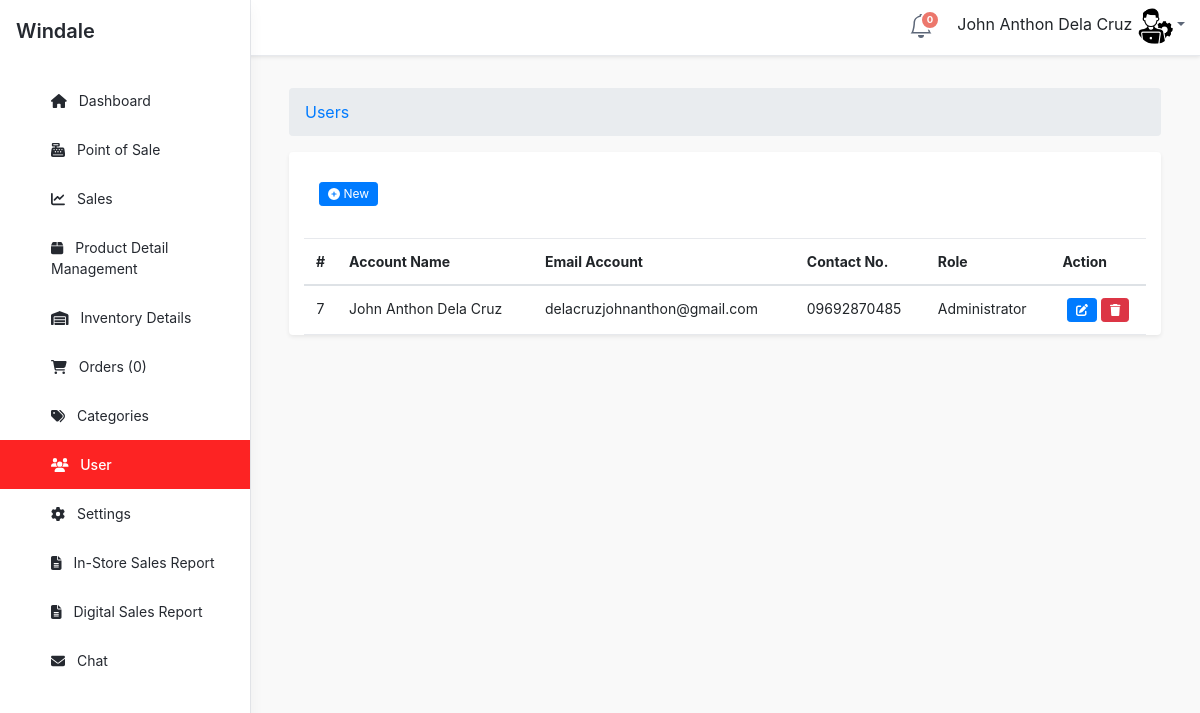
/admin/user/index.php (signed in), run on the app's committed database.
### tables this page shows
CREATE TABLE `tbluseraccount` (
  `USERID` int(11) NOT NULL,
  `U_NAME` varchar(122) NOT NULL,
  `U_USERNAME` varchar(122) NOT NULL,
  `U_CON` varchar(11) NOT NULL,
  `U_EMAIL` varchar(225) NOT NULL,
  `U_PASS` varchar(122) NOT NULL,
  `U_ROLE` varchar(30) NOT NULL,
  `USERIMAGE` varchar(255) NOT NULL,
  `Code` varchar(250) NOT NULL
);

### admin/user/index.php (called while the page is built, shortened)
<?php
require_once ("../theme/templates.php");
?>

### include/database.php (called while the page is built, shortened)
<?php
class Database {
	var $sql_string = '';
	private $conn;
	public function open_connection() {
		$this->conn = mysqli_connect(server,user,pass);
		if(!$this->conn){
			echo "Problem in database connection! Contact administrator!";
			exit();
		}else{
			$db_select = mysqli_select_db($this->conn,database_name);
		}
	}
	function setQuery($sql='') {
		$this->sql_string=$sql;
	}
	function executeQuery() {
		$result = mysqli_query($this->conn, $this->sql_string);
		return $this->confirm_query($result);
	}
	private function confirm_query($result) {
		return $result;
	}
	function loadResultList( $key='' ) {
		$cur = $this->executeQuery();
		$array = array();
		while ($row = mysqli_fetch_object($cur)) {
			if ($key) {
				$array[$row->$key] = $row;
			} else {
				$array[] = $row;
			}
		}
		return $array;
	}
}
$mydb = new Database();
?>

### admin/user/list.php (the view, shortened to what this page needs)
<div class="tab-content" id="orders-table-tab-content">
    <div class="tab-pane fade show active" id="orders-all" role="tabpanel" aria-labelledby="orders-all-tab">
        <div class="app-card app-card-orders-table shadow-sm mb-5">
        <div class="app-card-body" style="margin: 0 15px;">
                <div class="row">
                    <div class="col-lg-12" style="margin: 15px">
                            <h1><button type="button" class="btn btn-primary btn-sm" data-toggle="modal" data-target="#addUserModal">
                                <i class="fa fa-plus-circle fw-fa"></i> New
                            </button>
                            </h1>
                        </div>
                    </div>
                    <form action="controller.php?action=delete" Method="POST">
                        <div class="table-responsive">
                            <table id="myTable"
                                class="table app-table-hover mb-0 text-left">
                                <thead>
                                    <tr>
                                        <th>#</th>
                                        <th>
                                            Account Name
                                        </th>
                                        <th>Email Account</th>
                                        <th>Contact No.</th>
                                        <th>Role</th>
                                        <th>Action</th>
                                    </tr>
                                </thead>
                                <tbody>
                                    <?php
				  		$mydb->setQuery("SELECT *
											FROM  `tbluseraccount`");
				  		$cur = $mydb->loadResultList();
						foreach ($cur as $result) {
				  		echo '<tr>';
						  echo '<td width="3%" align="center" >' . $result->USERID.'</a></td>';
				  		echo '<td>' . $result->U_NAME.'</a></td>';
						  echo '<td>'. $result->U_USERNAME.'</td>';
						  echo '<td>'. $result->U_CON.'</td>';
				  		echo '<td>'. $result->U_ROLE.'</td>';
				  		echo '<td align="center" > <a title="Edit" href="#" class="btn btn-primary btn-sm edit-user-btn"
                                                    data-id="' . $result->USERID . '"
                                                    data-name="' . $result->U_NAME . '"
                                                    data-username="' . $result->U_USERNAME . '"
                                                    data-contact="' . $result->U_CON . '"
                                                    data-role="' . $result->U_ROLE . '">
                                                    <i class="fas fa-edit"></i>
                                                </a>
				  					 <a title="Delete" href="controller.php?action=delete&id='.$result->USERID.'" class="btn btn-danger btn-sm delete-btn"><i class="fas fa-trash"></i></a>
				  					 </td>';
				  		echo '</tr>';
				  	}
				  	?>
                                </tbody>
                            </table>
                        </div>
                    </form>
                </div>
            </div>
        </div>
    </div>
</div>

### data on the page
tbluseraccount: USERID "7", U_NAME "John Anthon Dela Cruz", U_USERNAME "delacruzjohnanthon@gmail.com", U_CON "09692870485", U_ROLE "Administrator"

### other printed values
$notificationCount "0"
$_SESSION['U_NAME'] "John Anthon Dela Cruz"
$res "0"
$title "Users"
